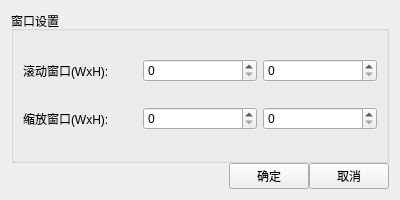
<?xml version="1.0" encoding="UTF-8"?>
<ui version="4.0">
 <class>SettingDialogForm</class>
 <widget class="QWidget" name="SettingDialogForm">
  <property name="windowModality">
   <enum>Qt::NonModal</enum>
  </property>
  <property name="geometry">
   <rect>
    <x>0</x>
    <y>0</y>
    <width>400</width>
    <height>200</height>
   </rect>
  </property>
  <property name="windowTitle">
   <string>设置窗口</string>
  </property>
  <layout class="QGridLayout" name="gridLayout">
   <property name="verticalSpacing">
    <number>0</number>
   </property>
   <item row="0" column="0">
    <layout class="QVBoxLayout" name="verticalLayout">
     <item>
      <layout class="QGridLayout" name="gridLayout_3">
       <item row="0" column="0">
        <layout class="QVBoxLayout" name="verticalLayout_3">
         <item>
          <widget class="QGroupBox" name="groupBox">
           <property name="title">
            <string>窗口设置</string>
           </property>
           <layout class="QGridLayout" name="gridLayout_2">
            <item row="0" column="0">
             <widget class="QLabel" name="scrollWinSizeLabel">
              <property name="text">
               <string>滚动窗口(WxH):</string>
              </property>
             </widget>
            </item>
            <item row="0" column="1">
             <widget class="QSpinBox" name="scrollWinWSpinBox"/>
            </item>
            <item row="0" column="2">
             <widget class="QSpinBox" name="scrollWinHSpinBox"/>
            </item>
            <item row="1" column="0">
             <widget class="QLabel" name="zoomWinSizeLabel">
              <property name="text">
               <string>缩放窗口(WxH):</string>
              </property>
             </widget>
            </item>
            <item row="1" column="1">
             <widget class="QSpinBox" name="zoomWinWSpinBox"/>
            </item>
            <item row="1" column="2">
             <widget class="QSpinBox" name="zoomWinHSpinBox"/>
            </item>
           </layout>
          </widget>
         </item>
        </layout>
       </item>
      </layout>
     </item>
     <item>
      <layout class="QGridLayout" name="gridLayout_5">
       <item row="0" column="2">
        <widget class="QPushButton" name="cancelBtn">
         <property name="text">
          <string>取消</string>
         </property>
        </widget>
       </item>
       <item row="0" column="1">
        <widget class="QPushButton" name="okBtn">
         <property name="text">
          <string>确定</string>
         </property>
        </widget>
       </item>
       <item row="0" column="0">
        <spacer name="horizontalSpacer">
         <property name="orientation">
          <enum>Qt::Horizontal</enum>
         </property>
         <property name="sizeHint" stdset="0">
          <size>
           <width>40</width>
           <height>20</height>
          </size>
         </property>
        </spacer>
       </item>
      </layout>
     </item>
    </layout>
   </item>
  </layout>
 </widget>
 <resources/>
 <connections/>
</ui>
